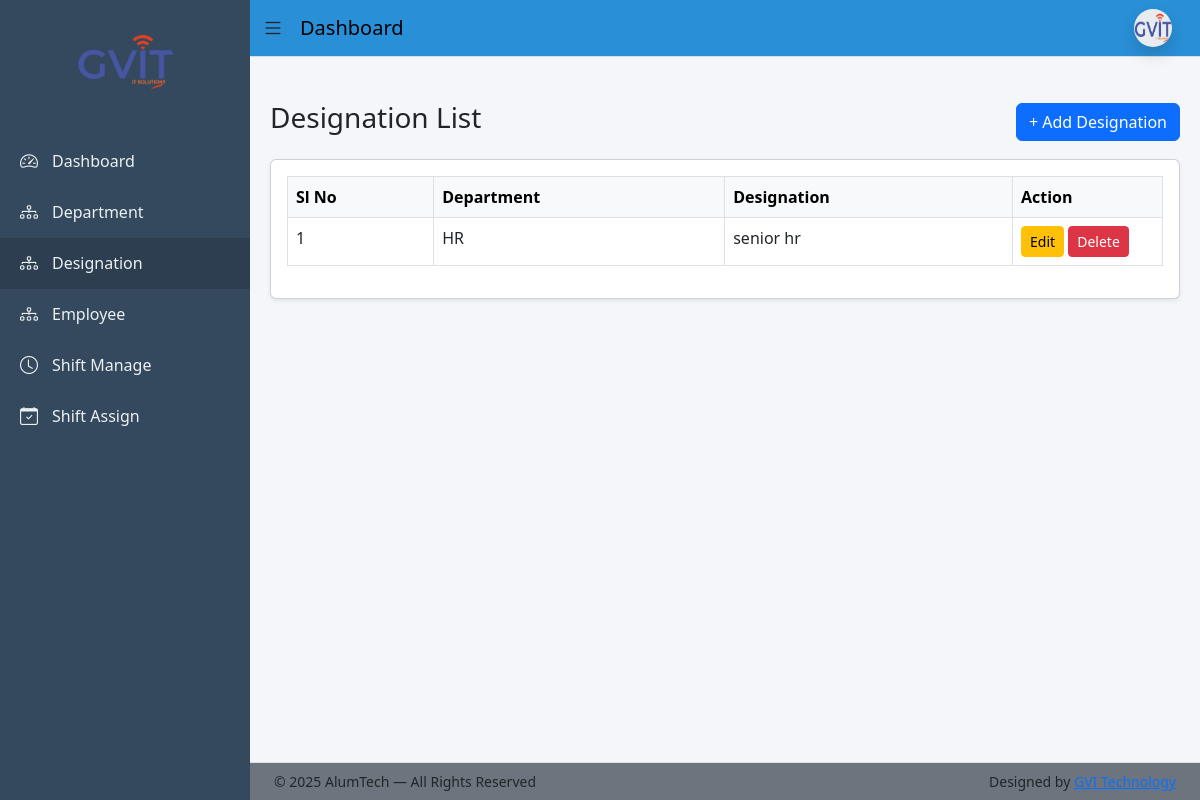
Before: /designation/ (signed in) with the older database file.
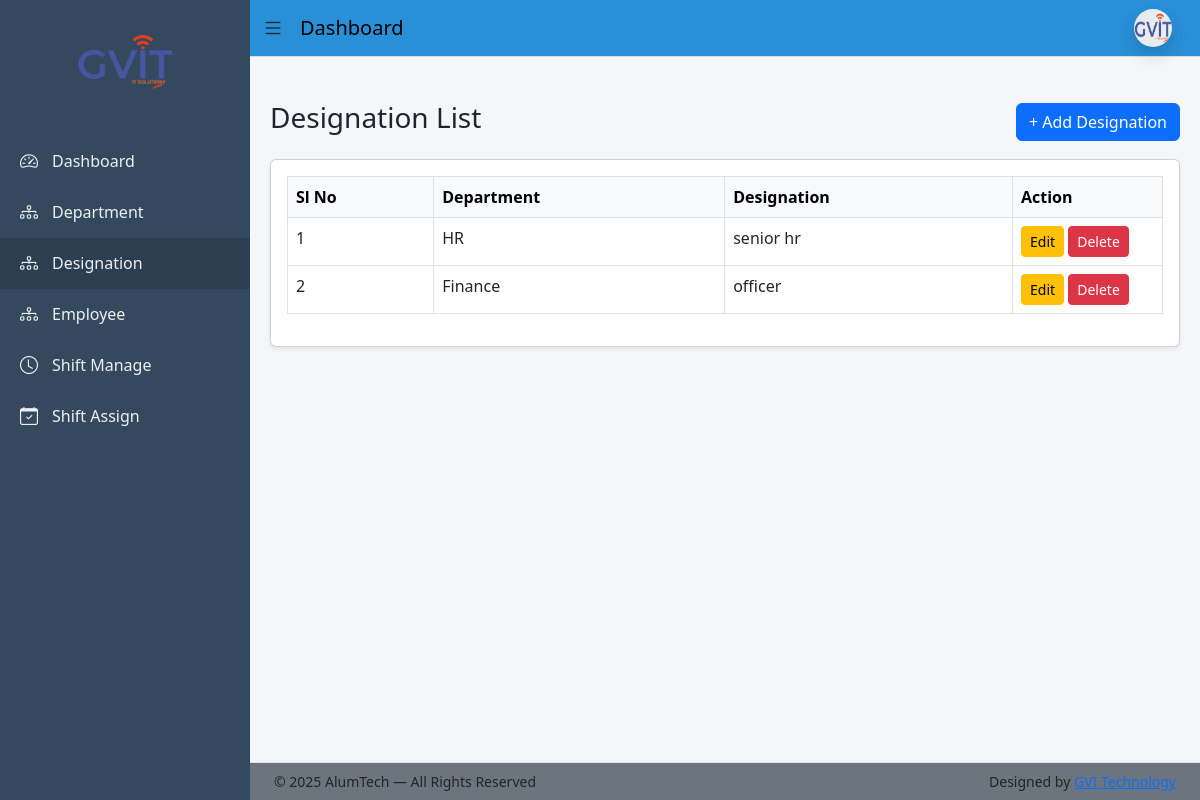
After: the same page with the newer database file.
### app/models.py (models this page shows, shortened)
class Designation(models.Model):
    department = models.ForeignKey(Department, on_delete=models.CASCADE)
    name = models.CharField(max_length=100)

class Department(models.Model):
    name = models.CharField(max_length=100, unique=True)
    description = models.TextField(blank=True)

### app/views.py (the view)
# urls.py: path('designation/', designation_list, name='designation_list'),
@never_cache
@login_required(login_url='login')
def designation_list(request):
    designations = Designation.objects.select_related('department').all()
    return render(request, 'designation/designation_list.html', {'designations': designations
    })

### templates/designation/designation_list.html (shortened to what this page needs)
{% extends 'base_dashboard.html' %}
{% block content %}
<div class="d-flex justify-content-between align-items-center mb-3">
  <h3>Designation List</h3>
  <a href="{% url 'designation_add' %}" class="btn btn-primary">
    + Add Designation
  </a>
</div>
<div class="card shadow-sm">
  <div class="card-body">
    <table class="table table-bordered table-hover">
      <thead class="table-light">
        <tr>
          <th>Sl No</th>
          <th>Department</th>
          <th>Designation</th>
          <th width="150">Action</th>
        </tr>
      </thead>
      <tbody>
        {% for d in designations %}
        <tr>
          <td>{{ forloop.counter }}</td>
          <td>{{ d.department.name }}</td>
          <td>{{ d.name }}</td>
          <td>
            <a href="{% url 'designation_edit' d.id %}" class="btn btn-sm btn-warning">Edit</a>
            <a href="{% url 'designation_delete' d.id %}"
               class="btn btn-sm btn-danger"
               onclick="return confirm('Delete this designation?')">
               Delete
            </a>
          </td>
        </tr>
        {% empty %}
        <tr>
          <td colspan="4" class="text-center">No designations found</td>
        </tr>
        {% endfor %}
      </tbody>
    </table>
  </div>
</div>
{% endblock %}

Changed rows visible on the page:
added Designation: department.name "Finance", name "officer"
